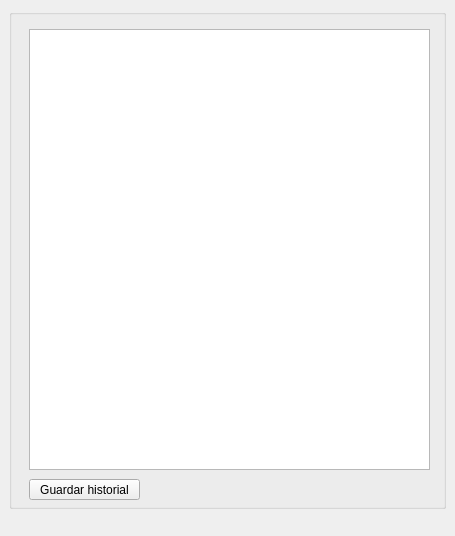
<?xml version="1.0" encoding="UTF-8"?>
<ui version="4.0">
 <class>MainWindow</class>
 <widget class="QMainWindow" name="MainWindow">
  <property name="geometry">
   <rect>
    <x>0</x>
    <y>0</y>
    <width>455</width>
    <height>536</height>
   </rect>
  </property>
  <property name="maximumSize">
   <size>
    <width>455</width>
    <height>536</height>
   </size>
  </property>
  <property name="windowTitle">
   <string>Hidalgo Trading Tool - Historial</string>
  </property>
  <property name="windowIcon">
   <iconset>
    <normaloff>icono.ico</normaloff>icono.ico</iconset>
  </property>
  <widget class="QWidget" name="centralwidget">
   <layout class="QGridLayout" name="gridLayout_2">
    <item row="0" column="0">
     <widget class="QScrollArea" name="mainScrollArea">
      <property name="sizePolicy">
       <sizepolicy hsizetype="Expanding" vsizetype="Expanding">
        <horstretch>0</horstretch>
        <verstretch>0</verstretch>
       </sizepolicy>
      </property>
      <property name="minimumSize">
       <size>
        <width>0</width>
        <height>0</height>
       </size>
      </property>
      <property name="maximumSize">
       <size>
        <width>16777215</width>
        <height>16777215</height>
       </size>
      </property>
      <property name="frameShape">
       <enum>QFrame::NoFrame</enum>
      </property>
      <property name="lineWidth">
       <number>0</number>
      </property>
      <property name="widgetResizable">
       <bool>true</bool>
      </property>
      <property name="alignment">
       <set>Qt::AlignLeading|Qt::AlignLeft|Qt::AlignTop</set>
      </property>
      <widget class="QWidget" name="scrollAreaWidgetContents">
       <property name="geometry">
        <rect>
         <x>0</x>
         <y>0</y>
         <width>437</width>
         <height>500</height>
        </rect>
       </property>
       <property name="sizePolicy">
        <sizepolicy hsizetype="Fixed" vsizetype="Fixed">
         <horstretch>0</horstretch>
         <verstretch>0</verstretch>
        </sizepolicy>
       </property>
       <property name="maximumSize">
        <size>
         <width>437</width>
         <height>16777215</height>
        </size>
       </property>
       <layout class="QGridLayout" name="gridLayout">
        <property name="leftMargin">
         <number>0</number>
        </property>
        <property name="topMargin">
         <number>0</number>
        </property>
        <property name="rightMargin">
         <number>0</number>
        </property>
        <property name="bottomMargin">
         <number>0</number>
        </property>
        <property name="spacing">
         <number>0</number>
        </property>
        <item row="0" column="0">
         <widget class="QGroupBox" name="mainGroupBox">
          <property name="enabled">
           <bool>true</bool>
          </property>
          <property name="sizePolicy">
           <sizepolicy hsizetype="Fixed" vsizetype="Fixed">
            <horstretch>0</horstretch>
            <verstretch>0</verstretch>
           </sizepolicy>
          </property>
          <property name="minimumSize">
           <size>
            <width>437</width>
            <height>500</height>
           </size>
          </property>
          <property name="maximumSize">
           <size>
            <width>437</width>
            <height>500</height>
           </size>
          </property>
          <property name="styleSheet">
           <string notr="true"/>
          </property>
          <property name="title">
           <string/>
          </property>
          <property name="alignment">
           <set>Qt::AlignLeading|Qt::AlignLeft|Qt::AlignTop</set>
          </property>
          <property name="flat">
           <bool>false</bool>
          </property>
          <property name="checkable">
           <bool>false</bool>
          </property>
          <widget class="QListWidget" name="lstw_historial">
           <property name="geometry">
            <rect>
             <x>20</x>
             <y>20</y>
             <width>401</width>
             <height>441</height>
            </rect>
           </property>
           <property name="verticalScrollMode">
            <enum>QAbstractItemView::ScrollPerPixel</enum>
           </property>
           <property name="movement">
            <enum>QListView::Free</enum>
           </property>
          </widget>
          <widget class="QPushButton" name="pbtn_guardar_historial">
           <property name="geometry">
            <rect>
             <x>20</x>
             <y>470</y>
             <width>111</width>
             <height>21</height>
            </rect>
           </property>
           <property name="text">
            <string>Guardar historial</string>
           </property>
          </widget>
         </widget>
        </item>
       </layout>
      </widget>
     </widget>
    </item>
   </layout>
  </widget>
 </widget>
 <resources/>
 <connections/>
</ui>
